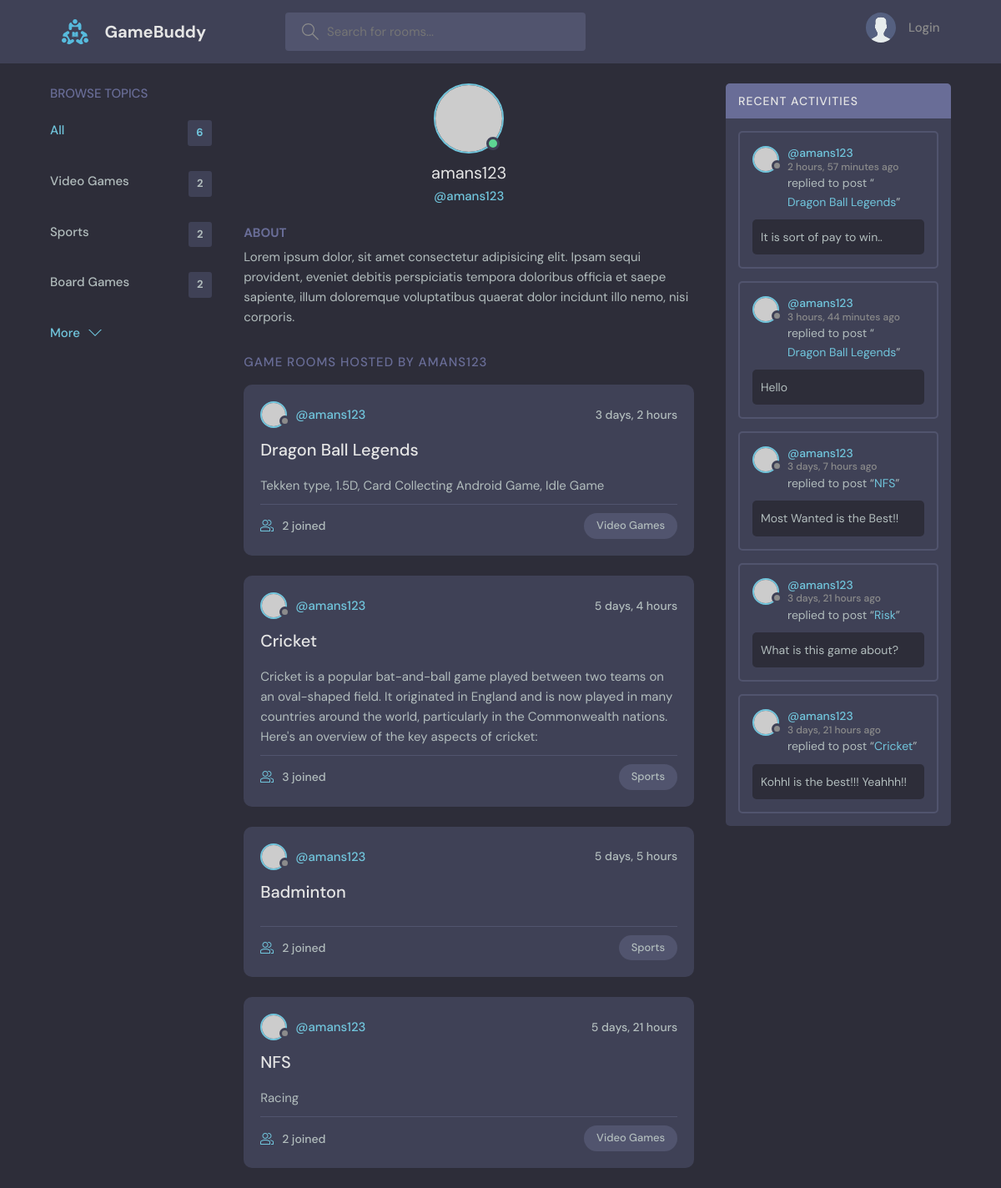
The page /user_profile/amans123/ on the database its author committed.
### base/models.py (models this page shows)
class Topic(models.Model):
    name = models.CharField(max_length=200)
    def __str__(self):
        return self.name

class Room(models.Model):
    host = models.ForeignKey(User, on_delete=models.CASCADE, null=True)
    topic = models.ForeignKey(Topic, on_delete=models.CASCADE, null=True)
    name = models.CharField(max_length=200)
    description = models.TextField(null=True, blank=True)
    participants = models.ManyToManyField(User, related_name='participants', blank=True)
    updated = models.DateTimeField(auto_now=True)
    created = models.DateTimeField(auto_now_add=True)
    class Meta:
        ordering = ['-updated', '-created']
    def __str__(self):
        return self.name

class Message(models.Model):
    user = models.ForeignKey(User, on_delete=models.CASCADE, default='amanssi')
    room = models.ForeignKey(Room, on_delete=models.CASCADE, )
    body = models.TextField()
    updated = models.DateTimeField(auto_now=True)
    created = models.DateTimeField(auto_now_add=True)
    def __str__(self):
        return self.body[:50]

### base/views.py (the view)
# urls.py: path('user_profile/<str:pk>/', views.userProfile, name="userProfile_name"),
def userProfile(request, pk):
    curUser=User.objects.get(username=pk)
    curUser_messages=curUser.message_set.all().order_by('-created')
    curUser_rooms=curUser.room_set.all()
    topics=Topic.objects.filter()
    context={'curUser':curUser, 'allMessages':curUser_messages, 'rooms':curUser_rooms, 'topics':topics, 'rooms_count':Room.objects.filter().count()}
    return render(request, 'base/user_profile.html', context)

### base/templates/base/user_profile.html (shortened to what this page needs)
{% extends 'main.html' %}
{% block content %}
<main class="profile-page layout layout--3">
  <div class="container">
    {% include 'base/topicsComponent.html' %}
    <div class="roomList">
      <div class="profile">
        <div class="profile__avatar">
          <div class="avatar avatar--large active">
            <img src="https://randomuser.me/api/portraits/men/11.jpg" />
          </div>
        </div>
        <div class="profile__info">
          <h3>{{curUser.username}}</h3>
          <p>@{{curUser.username}}</p>
        </div>
        <div class="profile__about">
          <h3>About</h3>
          <p>
            Lorem ipsum dolor, sit amet consectetur adipisicing elit. Ipsam sequi provident, eveniet debitis perspiciatis tempora doloribus officia et saepe sapiente, illum doloremque voluptatibus quaerat dolor incidunt illo nemo, nisi corporis.
          </p>
        </div>
      </div>
      <div class="roomList__header">
        <div>
          <h2>Game Rooms Hosted by {{curUser.username}}</a>
          </h2>
        </div>
      </div>
      {% include 'base/feedComponent.html' %}
    </div>
    <div class="activities">
      <div class="activities__header">
        <h2>Recent Activities</h2>
      </div>
      {% include 'base/activityComponent.html' %}
    </div>
  </div>
</main>
{% endblock content %}

### base/templates/base/topicsComponent.html
<div class="topics">
    <div class="topics__header">
      <h2>Browse Topics</h2>
    </div>
    <ul class="topics__list">
      <li>
        <a href="{% url 'home_name' %}" class="active">All <span>{{rooms_count}}</span></a>
      </li>
      {% for topic in topics %}
      <li>
        <a href="{% url 'home_name' %}?query={{topic.name}}">{{topic.name}}<span>{{topic.room_set.all.count}}</span></a>
      </li>
      {% endfor %}
    </ul>
    <a class="btn btn--link" href="{% url 'topics_name' %}">
      More
      <svg version="1.1" xmlns="http://www.w3.org/2000/svg" width="32" height="32" viewBox="0 0 32 32">
        <title>chevron-down</title>
        <path d="M16 21l-13-13h-3l16 16 16-16h-3l-13 13z"></path>
      </svg>
    </a>
  </div>

### base/templates/base/feedComponent.html (shortened to what this page needs)
{% for room in rooms %}
<div class="roomListRoom">
    <div class="roomListRoom__header">
    <a href="{% url 'userProfile_name' room.host.username %}" class="roomListRoom__author">
        <div class="avatar avatar--small">
        <img src="https://randomuser.me/api/portraits/women/11.jpg" />
        </div>
        <span>@{{room.host.username}}</span>
    </a>
    <div class="roomListRoom__actions">
        <span>{{room.created|timesince}}</span>
    </div>
    </div>
    <div class="roomListRoom__content">
    <a href="{% url 'room_name' room.id %}">{{room.name}}</a>
    <p>{{room.description}}</p>
    </div>
    <div class="roomListRoom__meta">
    <a href="{% url 'room_name' room.id %}" class="roomListRoom__joined">
        {{room.participants.count}} joined
    </a>
    <p class="roomListRoom__topic">{{room.topic}}</p>
    </div>
</div>
{% endfor %}

### base/templates/base/activityComponent.html (shortened to what this page needs)
{% for message in allMessages %}
<div class="activities__box">
    <div class="activities__boxHeader roomListRoom__header">
      <a href="{% url 'userProfile_name' message.user.username %}" class="roomListRoom__author">
        <div class="avatar avatar--small">
          <img src="https://randomuser.me/api/portraits/women/11.jpg" />
        </div>
        <p>
          @{{message.user}}
          <span>{{message.created|timesince}} ago</span>
        </p>
      </a>
    </div>
    <div class="activities__boxContent">
      <p>replied to post “<a href="{% url 'room_name' message.room.id %}">{{message.room}}</a>”</p>
      <div class="activities__boxRoomContent">
        {{message}}
      </div>
    </div>
  </div>
{% endfor %}

### rows shown on the page
Topic: name "Video Games", room_set.all.count "2"
Topic: name "Sports", room_set.all.count "2"
Topic: name "Board Games", room_set.all.count "2"
Room: host.username "amans123", created "3 days, 2 hours", name "Dragon Ball Legends", description "Tekken type, 1.5D, Card Collecting Android Game, Idle Game", participants.count "2", topic "Video Games"
Room: host.username "amans123", created "5 days, 4 hours", name "Cricket", description "Cricket is a popular bat-and-ball game played between two teams on an oval-shaped field. It originated in England and is now played in many countries around the world, particularly in the Commonwealth nations. Here's an overview of the key aspects of cricket:", participants.count "3", topic "Sports"
Room: host.username "amans123", created "5 days, 5 hours", name "Badminton", participants.count "2", topic "Sports"
Room: host.username "amans123", created "5 days, 21 hours", name "NFS", description "Racing", participants.count "2", topic "Video Games"
Message: user "amans123", created "2 hours, 57 minutes", room "Dragon Ball Legends", body "It is sort of pay to win.."
Message: user "amans123", created "3 hours, 44 minutes", room "Dragon Ball Legends", body "Hello"
Message: user "amans123", created "3 days, 7 hours", room "NFS", body "Most Wanted is the Best!!"
Message: user "amans123", created "3 days, 21 hours", room "Risk", body "What is this game about?"
Message: user "amans123", created "3 days, 21 hours", room "Cricket", body "Kohhl is the best!!! Yeahhh!!"

### other values the page prints
{{ rooms_count }} "6"
{{ curUser.username }} "amans123"
{{ curUser.username }} "AMANS123"
